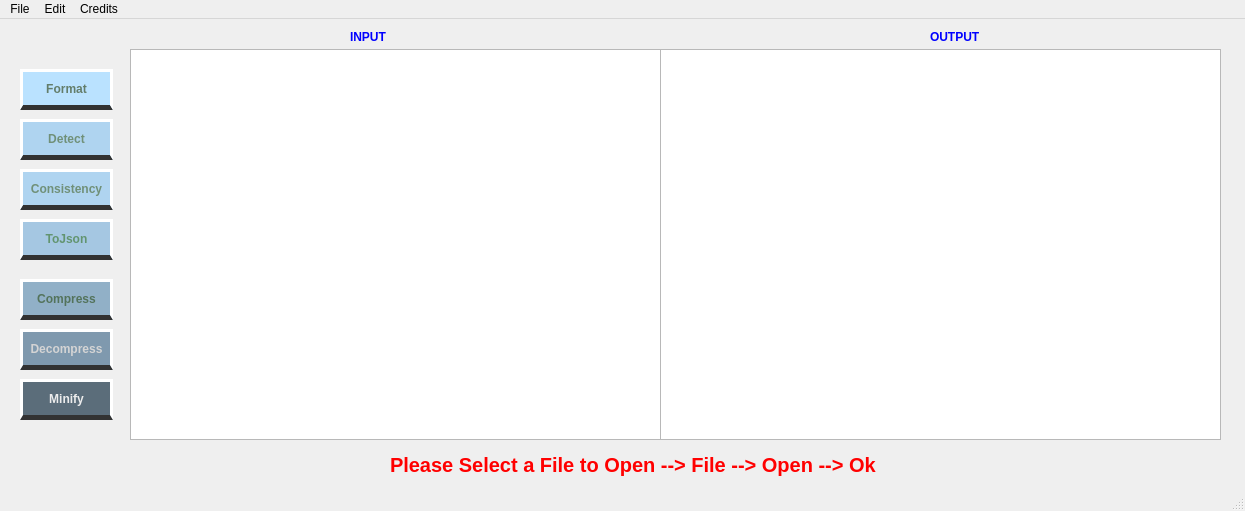
<?xml version="1.0" encoding="UTF-8"?>
<ui version="4.0">
 <class>MainWindow</class>
 <widget class="QMainWindow" name="MainWindow">
  <property name="geometry">
   <rect>
    <x>0</x>
    <y>0</y>
    <width>1245</width>
    <height>511</height>
   </rect>
  </property>
  <property name="windowTitle">
   <string>MainWindow</string>
  </property>
  <widget class="QWidget" name="centralwidget">
   <widget class="QTextEdit" name="inputText">
    <property name="geometry">
     <rect>
      <x>130</x>
      <y>30</y>
      <width>531</width>
      <height>391</height>
     </rect>
    </property>
   </widget>
   <widget class="QTextEdit" name="outputText">
    <property name="geometry">
     <rect>
      <x>660</x>
      <y>30</y>
      <width>561</width>
      <height>391</height>
     </rect>
    </property>
   </widget>
   <widget class="QPushButton" name="pushButton">
    <property name="geometry">
     <rect>
      <x>20</x>
      <y>50</y>
      <width>93</width>
      <height>41</height>
     </rect>
    </property>
    <property name="styleSheet">
     <string notr="true">QPushButton{
background-color:#BAE2FF;
border:3px solid white;;
color:#637D6A;
font-weight: bold;
border-bottom: 5px solid rgb(50,50,50);
}

QPushButton#pushButton:hover {
     background-color: #FF8E8E;
 }</string>
    </property>
    <property name="text">
     <string>Format</string>
    </property>
   </widget>
   <widget class="QPushButton" name="pushButton_2">
    <property name="geometry">
     <rect>
      <x>20</x>
      <y>150</y>
      <width>93</width>
      <height>41</height>
     </rect>
    </property>
    <property name="styleSheet">
     <string notr="true">QPushButton{
background-color:#AFD4F0;
border:3px solid white;
color:#709078;
font-weight: bold;
border-bottom: 5px solid rgb(50,50,50);
}

QPushButton#pushButton_2:hover {
     background-color: #FF8E8E;
 }</string>
    </property>
    <property name="text">
     <string>Consistency</string>
    </property>
   </widget>
   <widget class="QPushButton" name="pushButton_3">
    <property name="geometry">
     <rect>
      <x>20</x>
      <y>200</y>
      <width>93</width>
      <height>41</height>
     </rect>
    </property>
    <property name="styleSheet">
     <string notr="true">QPushButton{
background-color:#A5C7E2;
border:3px solid white;
color:#62946F;
font-weight: bold;
border-bottom: 5px solid rgb(50,50,50);
}


QPushButton#pushButton_3:hover {
     background-color: #FF8E8E;
 }</string>
    </property>
    <property name="text">
     <string>ToJson</string>
    </property>
   </widget>
   <widget class="QPushButton" name="pushButton_4">
    <property name="geometry">
     <rect>
      <x>20</x>
      <y>260</y>
      <width>93</width>
      <height>41</height>
     </rect>
    </property>
    <property name="styleSheet">
     <string notr="true">QPushButton{
background-color:#91B0C7;
border:3px solid white;
color:#53735B;
font-weight: bold;
border-bottom: 5px solid rgb(50,50,50);
}

QPushButton#pushButton_4:hover {
     background-color: #FF8E8E;
 }</string>
    </property>
    <property name="text">
     <string>Compress</string>
    </property>
   </widget>
   <widget class="QPushButton" name="pushButton_5">
    <property name="geometry">
     <rect>
      <x>20</x>
      <y>310</y>
      <width>93</width>
      <height>41</height>
     </rect>
    </property>
    <property name="styleSheet">
     <string notr="true">QPushButton{
background-color:#7F99AE;
border:3px solid white;
color:#D4D4D4;
font-weight: bold;
border-bottom: 5px solid rgb(50,50,50);
}
QPushButton#pushButton_5:hover {
     background-color: #FF8E8E;
 }</string>
    </property>
    <property name="text">
     <string>Decompress</string>
    </property>
   </widget>
   <widget class="QPushButton" name="pushButton_6">
    <property name="geometry">
     <rect>
      <x>20</x>
      <y>360</y>
      <width>93</width>
      <height>41</height>
     </rect>
    </property>
    <property name="styleSheet">
     <string notr="true">QPushButton{
background-color:#5B6D7A;
border:3px solid white;
color:#ECECEC;
font-weight: bold;
border-bottom: 5px solid rgb(50,50,50);
}
QPushButton#pushButton_6:hover {
     background-color: #FF8E8E;
 }</string>
    </property>
    <property name="text">
     <string>Minify</string>
    </property>
   </widget>
   <widget class="QLabel" name="label">
    <property name="geometry">
     <rect>
      <x>350</x>
      <y>10</y>
      <width>55</width>
      <height>16</height>
     </rect>
    </property>
    <property name="sizeIncrement">
     <size>
      <width>5</width>
      <height>5</height>
     </size>
    </property>
    <property name="styleSheet">
     <string notr="true">QLabel{
font-weight: bold;
font-size: 9pt;
color:blue;
}
</string>
    </property>
    <property name="text">
     <string>INPUT</string>
    </property>
   </widget>
   <widget class="QLabel" name="label_2">
    <property name="geometry">
     <rect>
      <x>930</x>
      <y>10</y>
      <width>71</width>
      <height>16</height>
     </rect>
    </property>
    <property name="styleSheet">
     <string notr="true">QLabel{
font-weight: bold;
font-size: 9pt;
color:blue;
}
</string>
    </property>
    <property name="text">
     <string>OUTPUT</string>
    </property>
   </widget>
   <widget class="QLabel" name="label_3">
    <property name="geometry">
     <rect>
      <x>390</x>
      <y>430</y>
      <width>671</width>
      <height>31</height>
     </rect>
    </property>
    <property name="styleSheet">
     <string notr="true">QLabel{
font-weight: bold;
font-size: 15pt;
color:red;
}
</string>
    </property>
    <property name="text">
     <string>Please Select a File to Open --&gt; File --&gt; Open --&gt; Ok</string>
    </property>
   </widget>
   <widget class="QPushButton" name="pushButton_7">
    <property name="geometry">
     <rect>
      <x>20</x>
      <y>100</y>
      <width>93</width>
      <height>41</height>
     </rect>
    </property>
    <property name="styleSheet">
     <string notr="true">QPushButton{
background-color:#AFD4F0;
border:3px solid white;
color:#709078;
font-weight: bold;
border-bottom: 5px solid rgb(50,50,50);
}

QPushButton#pushButton_7:hover {
     background-color: #FF8E8E;
 }</string>
    </property>
    <property name="text">
     <string>Detect</string>
    </property>
   </widget>
  </widget>
  <widget class="QMenuBar" name="menubar">
   <property name="geometry">
    <rect>
     <x>0</x>
     <y>0</y>
     <width>1245</width>
     <height>26</height>
    </rect>
   </property>
   <widget class="QMenu" name="menuFile">
    <property name="title">
     <string>File</string>
    </property>
    <addaction name="actionOpen"/>
    <addaction name="actionExit"/>
   </widget>
   <widget class="QMenu" name="menuEdit">
    <property name="title">
     <string>Edit</string>
    </property>
   </widget>
   <widget class="QMenu" name="menuCredits">
    <property name="title">
     <string>Credits</string>
    </property>
   </widget>
   <addaction name="menuFile"/>
   <addaction name="menuEdit"/>
   <addaction name="menuCredits"/>
  </widget>
  <widget class="QStatusBar" name="statusbar"/>
  <action name="actionOpen">
   <property name="text">
    <string>Open</string>
   </property>
  </action>
  <action name="actionExit">
   <property name="text">
    <string>Exit</string>
   </property>
  </action>
 </widget>
 <resources/>
 <connections/>
</ui>
